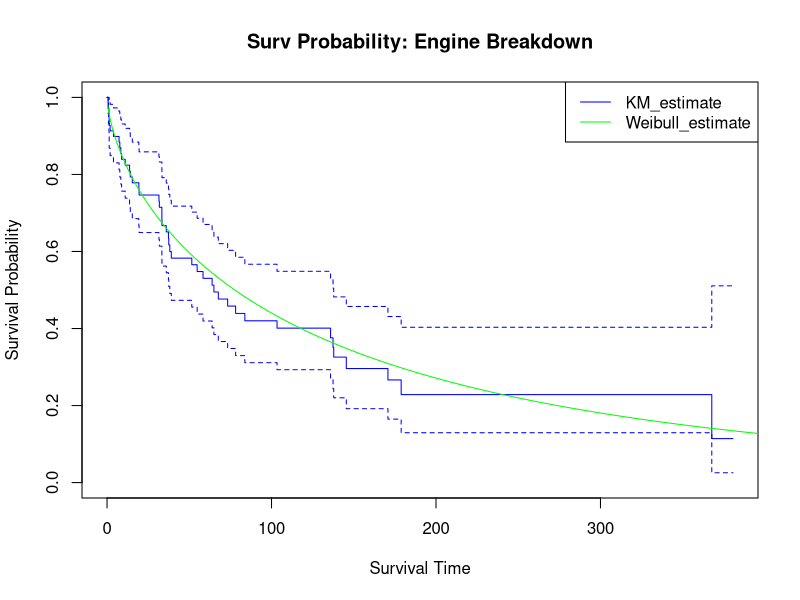

Reproduce this figure in R.
# imports library with survival analysis tools
library(survival)

# read csv file and store data in data frame
# header=T means the first row are the column headers
# stringsAsFactors=FALSE means character vectors will not change to factors
df = read.csv('data/engine.csv',  header=T, stringsAsFactors=FALSE)

# creates a survival object using time of event and event status (0=alive, 1=dead)
surv_obj = Surv(df$failuretime, df$failurestatus==1)

######### Kaplan Meier estimate: estimates survival function ################

# creates survival curve 
# the ~ operator usually separates dependent from independent variables in a formula like
# y ~ x is equivalent to y = x
# the ~ 1 below means there is only one curve
model_surv <- survfit(surv_obj ~ 1)

# plot survival curve
# conf.int=T will plot the confidence intervals, defaults to 95%
# confidence interval provides a range of values which is likely to contain the population parameter of interest.
# seen as ---- on both sides of curve
plot(model_surv, conf.int=T, xlab="Survival Time", ylab="Survival Probability",
     main=paste('Surv Probability:', 'Engine Breakdown'), col="blue")

########### Weibull Distribution ###############

# creates a survival regression model using Weibull distribution
model_weibull = survreg(surv_obj ~ 1, dist="weibull")

# predicted survival curve
x = predict(model_weibull, newdata=df[6,], type="quantile", p=seq(0.01, 0.99, length=200))
y = seq(0.99, 0.01, length=length(x))

# add predicted curv to present plot
lines(x, y, type="l", col='green')

# add legend to plot
legend(x="topright", legend=c("KM_estimate", "Weibull_estimate"), lty=1, col=c("blue", "green"))





